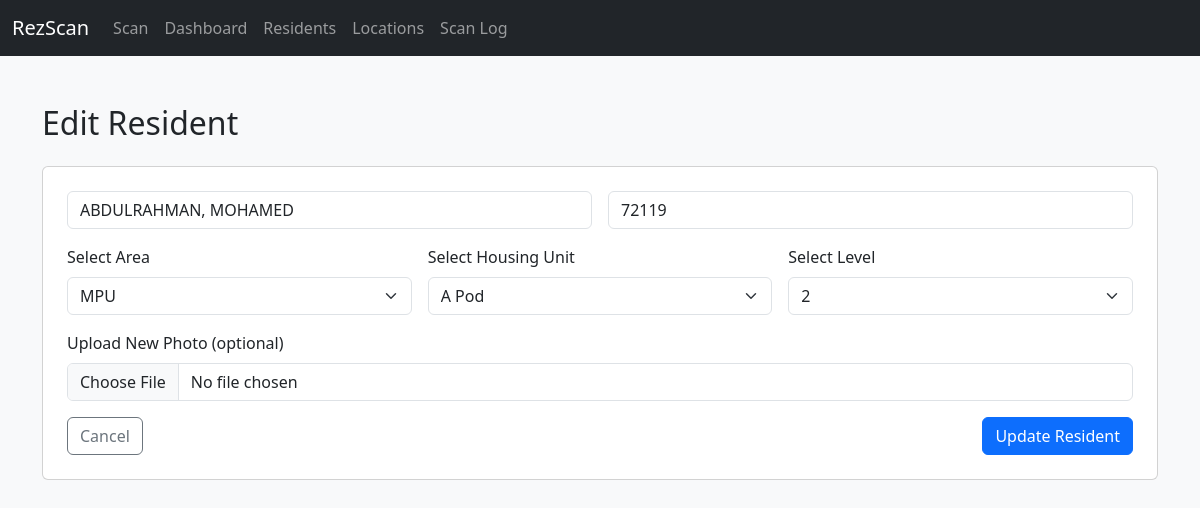
Screenshot of /admin/residents/edit/1600 with the database file from the repository.
### tables this page shows
CREATE TABLE residents (
                id INTEGER PRIMARY KEY AUTOINCREMENT,
                name TEXT NOT NULL,
                mdoc TEXT UNIQUE NOT NULL,
                unit TEXT,
                housing_unit TEXT,
                level TEXT,
                photo TEXT
            );

### routes/residents_edit.py (the view, shortened to what this page needs)
@residents_edit_bp.route('/admin/residents/edit/<int:mdoc>', methods=['GET', 'POST'], strict_slashes=False)
def edit_resident(mdoc):
    unit_options = ["Unit 1", "Unit 2", "Unit 3", "MPU", "SMWRC"]
    housing_options = [
        "Delta", "Echo", "Foxtrot", "Dorm 5", "Dorm 6",
        "Women's Center", "A Pod", "B North", "B South",
        "B Ad North", "B Ad South", "C North", "C South", "C Center", "SMWRC"
    ]
    level_options = ["1", "2", "3", "4"]
    with sqlite3.connect(Config.DB_PATH) as conn:
        c = conn.cursor()
        c.execute("SELECT id, name, mdoc, unit, housing_unit, level, photo FROM residents WHERE id = ?", (mdoc,))
        resident = c.fetchone()
        if not resident:
            flash("Resident not found.", "error")
            return redirect(url_for('residents.manage_residents'))
    return render_template('edit_resident.html', resident=resident,
                           unit_options=unit_options, housing_options=housing_options, level_options=level_options)

### Templates/edit_resident.html (shortened to what this page needs)
{% extends 'layout.html' %}
{% block content %}
<h2 class="mb-4">Edit Resident</h2>
<form method="POST" enctype="multipart/form-data" class="card p-4">
    <div class="row g-3">
        <div class="col-md-6">
            <input type="text" name="name" class="form-control" placeholder="Resident Name" value="{{ resident[1] }}" required>
        </div>
        <div class="col-md-6">
            <input type="text" name="mdoc" class="form-control" placeholder="MDOC" value="{{ resident[2] }}" required>
        </div>
        <div class="col-md-4">
            <label class="form-label">Select Area</label>
            <select name="unit" class="form-select" required>
                {% for option in unit_options %}
                <option value="{{ option }}" {% if option == resident[3] %}selected{% endif %}>{{ option }}</option>
                {% endfor %}
            </select>
        </div>
        <div class="col-md-4">
            <label class="form-label">Select Housing Unit</label>
            <select name="housing_unit" class="form-select" required>
                {% for option in housing_options %}
                <option value="{{ option }}" {% if option == resident[4] %}selected{% endif %}>{{ option }}</option>
                {% endfor %}
            </select>
        </div>
        <div class="col-md-4">
            <label class="form-label">Select Level</label>
            <select name="level" class="form-select" required>
                {% for option in level_options %}
                <option value="{{ option }}" {% if option == resident[5] %}selected{% endif %}>{{ option }}</option>
                {% endfor %}
            </select>
        </div>
        <div class="col-md-12">
            <label for="photo" class="form-label">Upload New Photo (optional)</label>
            <input type="file" name="photo" class="form-control" onchange="previewPhoto(event)">
        </div>
        <div class="col-12 d-flex justify-content-between mt-3">
            <a href="{{ url_for('residents.manage_residents') }}" class="btn btn-outline-secondary">Cancel</a>
            <button class="btn btn-primary" type="submit">Update Resident</button>
        </div>
    </div>
</form>
{% endblock %}

### rows the page displays
residents: name "ABDULRAHMAN, MOHAMED", mdoc "72119", unit "MPU", housing_unit "A Pod", level "2"
